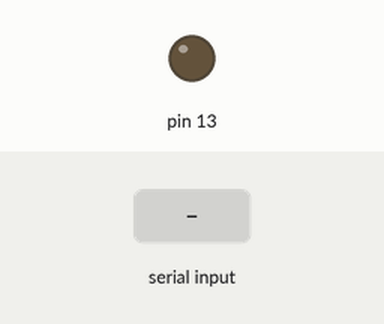
Simulated run of this sketch. Board: Arduino Leonardo, built with avr-gcc and run on an emulated ATmega32U4. Shown: output pins drawn as LEDs (lit = HIGH). Inputs (shaded band) come from the test bench. USB keyboard and mouse output is not drawn.

Above: at 1.2 s.
1.3 s: "o" received over Serial
At 2.1 s:
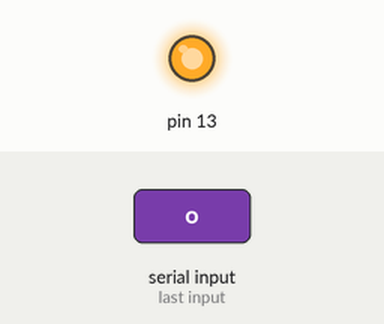
Timing chart, 0 to 4.3 s (numbered marks = the images above; inputs shaded):
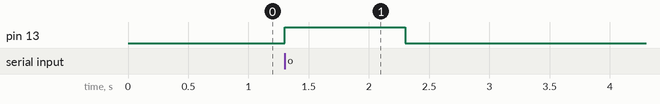

Measured:
- after the input at 1.3 s, pin 13: LOW → HIGH at once, → LOW 1.0 s later

The sketch:

LED.ino
```cpp
#include<Keyboard.h>

int led = 13;
void setup() {
  Serial.begin(9600);
  Keyboard.begin();
  pinMode(13,OUTPUT);
}

void loop() {
  int inputchar;
  inputchar = Serial.read();
  if (inputchar == 'o') {
    digitalWrite(13, HIGH);
    delay(1000);
  } else {
    digitalWrite(13,LOW);
  }

}
```
